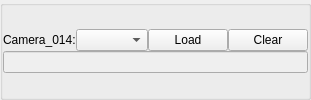
                          <widget class="QGroupBox" name="camera_index_groupBox_14">
                           <property name="title">
                            <string/>
                           </property>
                           <layout class="QGridLayout" name="gridLayout_17">
                            <property name="leftMargin">
                             <number>0</number>
                            </property>
                            <property name="topMargin">
                             <number>0</number>
                            </property>
                            <property name="rightMargin">
                             <number>0</number>
                            </property>
                            <property name="bottomMargin">
                             <number>0</number>
                            </property>
                            <property name="spacing">
                             <number>0</number>
                            </property>
                            <item row="0" column="0">
                             <layout class="QVBoxLayout" name="verticalLayout_19">
                              <item>
                               <layout class="QHBoxLayout" name="horizontalLayout_31" stretch="0,1,0,0">
                                <item>
                                 <widget class="QLabel" name="camera_index_label_14">
                                  <property name="text">
                                   <string>Camera_014:</string>
                                  </property>
                                 </widget>
                                </item>
                                <item>
                                 <widget class="QComboBox" name="camera_index_comboBox_14"/>
                                </item>
                                <item>
                                 <widget class="QPushButton" name="camera_index_pushButton_14">
                                  <property name="text">
                                   <string>Load</string>
                                  </property>
                                 </widget>
                                </item>
                                <item>
                                 <widget class="QPushButton" name="camera_index_clear_pushButton_14">
                                  <property name="text">
                                   <string>Clear</string>
                                  </property>
                                 </widget>
                                </item>
                               </layout>
                              </item>
                              <item>
                               <layout class="QHBoxLayout" name="horizontalLayout_32">
                                <item>
                                 <widget class="QLineEdit" name="camera_index_lineEdit_14">
                                  <property name="enabled">
                                   <bool>false</bool>
                                  </property>
                                 </widget>
                                </item>
                               </layout>
                              </item>
                             </layout>
                            </item>
                           </layout>
                          </widget>
